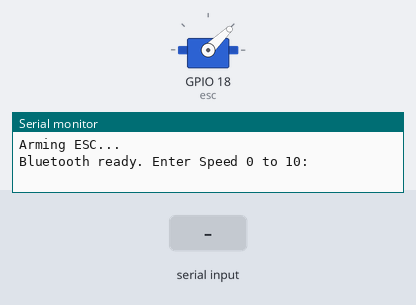
Simulated run of this sketch. Board: ESP32. Shown: servo, the last lines printed to the serial monitor. The inputs (shaded band) are chosen by the test bench. Nothing arrives over Bluetooth unless stated.

Above: at 4.2 s.
4.3 s: "90,45\n" received over the second serial link
At 5.43 s:
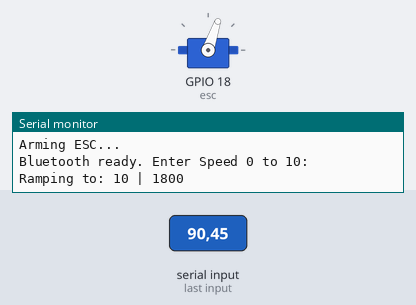
At 6.09 s:
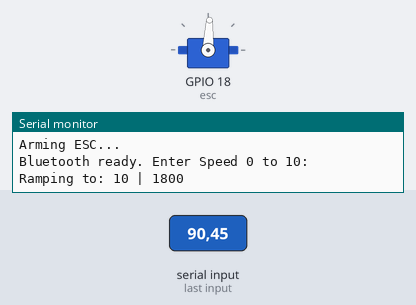
7.3 s: "5\n" received over the second serial link
At 7.91 s:
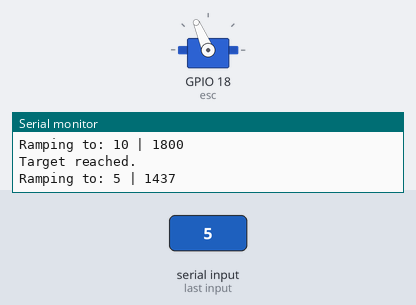
Timing chart, 0 to 10.4 s (numbered marks = the images above; inputs shaded):
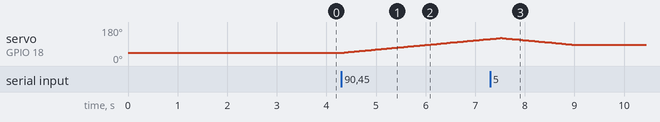

The sketch:

Manual_Fan.ino
```cpp
#include <ESP32Servo.h>
#include <BluetoothSerial.h>

BluetoothSerial BT;

Servo esc;
int currentSpeed = 1000;
int targetSpeed = 1000;
const int RAMP_STEP = 5;
const int RAMP_DELAY = 20;

void rampToSpeed(int target) {
  target = constrain(target, 1000, 2000);
  if (currentSpeed < target) {
    for (int s = currentSpeed; s <= target; s += RAMP_STEP) {
      esc.writeMicroseconds(s);
      delay(RAMP_DELAY);
    }
  }
  else if (currentSpeed > target) {
    for (int s = currentSpeed; s >= target; s -= RAMP_STEP) {
      esc.writeMicroseconds(s);
      delay(RAMP_DELAY);
    }
  }
  esc.writeMicroseconds(target);
  currentSpeed = target;
}

void setup() {
  Serial.begin(115200);         // USB debug
  BT.begin("ESP32_Motor");      // Bluetooth device name — change as you like

  esc.attach(18);
  Serial.println("Arming ESC...");
  BT.println("Arming ESC...");

  esc.writeMicroseconds(1000);
  delay(3000);

  Serial.println("Bluetooth ready. Enter Speed 0 to 10:");
  BT.println("Connected! Enter Speed 0 to 10:");
}

void loop() {
  if (BT.available())
  {
    int inputSpeed = BT.parseInt();
    while (BT.available()) BT.read();  // flush buffer

    inputSpeed = constrain(inputSpeed, 0, 10);
    targetSpeed = map(inputSpeed, 0, 10, 1074, 1800);

    Serial.print("Ramping to: ");
    Serial.print(inputSpeed);
    Serial.print(" | ");
    Serial.println(targetSpeed);

    BT.print("Ramping to: ");
    BT.print(inputSpeed);
    BT.print(" | ");
    BT.println(targetSpeed);

    rampToSpeed(targetSpeed);

    Serial.println("Target reached.");
    BT.println("Target reached. Enter Speed 0 to 10:");
  }
}
```

Measured:
- after the input at 4.3 s, servo on GPIO 18 (esc): moves from 44° to 116° over 2.9 s, starting at once
